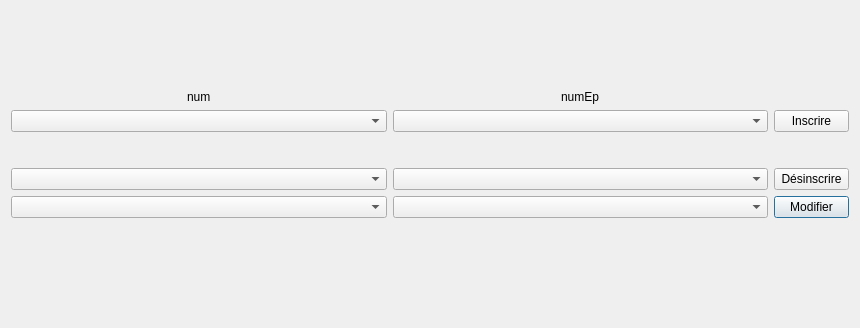
<?xml version="1.0" encoding="UTF-8"?>
<ui version="4.0">
 <class>Dialog</class>
 <widget class="QDialog" name="Dialog">
  <property name="geometry">
   <rect>
    <x>0</x>
    <y>0</y>
    <width>860</width>
    <height>328</height>
   </rect>
  </property>
  <property name="windowTitle">
   <string>3.1 Gérer les inscriptions à des épreuves</string>
  </property>
  <layout class="QVBoxLayout" name="verticalLayout_7">
   <item>
    <spacer name="verticalSpacer">
     <property name="orientation">
      <enum>Qt::Vertical</enum>
     </property>
     <property name="sizeHint" stdset="0">
      <size>
       <width>20</width>
       <height>40</height>
      </size>
     </property>
    </spacer>
   </item>
   <item>
    <layout class="QGridLayout" name="gridLayout">
     <item row="4" column="1">
      <widget class="QComboBox" name="numEp_comboBox3"/>
     </item>
     <item row="4" column="0">
      <widget class="QComboBox" name="num_comboBox3"/>
     </item>
     <item row="4" column="2">
      <widget class="QPushButton" name="boutonModifier">
       <property name="minimumSize">
        <size>
         <width>75</width>
         <height>0</height>
        </size>
       </property>
       <property name="maximumSize">
        <size>
         <width>75</width>
         <height>16777215</height>
        </size>
       </property>
       <property name="text">
        <string>Modifier</string>
       </property>
      </widget>
     </item>
     <item row="3" column="1">
      <widget class="QComboBox" name="numEp_comboBox2"/>
     </item>
     <item row="3" column="0">
      <widget class="QComboBox" name="num_comboBox2">
       <property name="enabled">
        <bool>true</bool>
       </property>
      </widget>
     </item>
     <item row="3" column="2">
      <widget class="QPushButton" name="boutonSupprimer">
       <property name="minimumSize">
        <size>
         <width>75</width>
         <height>0</height>
        </size>
       </property>
       <property name="maximumSize">
        <size>
         <width>75</width>
         <height>16777215</height>
        </size>
       </property>
       <property name="text">
        <string>Désinscrire</string>
       </property>
      </widget>
     </item>
     <item row="1" column="2">
      <widget class="QPushButton" name="boutonInscrire">
       <property name="minimumSize">
        <size>
         <width>75</width>
         <height>0</height>
        </size>
       </property>
       <property name="maximumSize">
        <size>
         <width>75</width>
         <height>16777215</height>
        </size>
       </property>
       <property name="text">
        <string>Inscrire</string>
       </property>
      </widget>
     </item>
     <item row="1" column="1">
      <widget class="QComboBox" name="numEp_comboBox1"/>
     </item>
     <item row="1" column="0">
      <widget class="QComboBox" name="num_comboBox1"/>
     </item>
     <item row="0" column="0" alignment="Qt::AlignHCenter|Qt::AlignVCenter">
      <widget class="QLabel" name="label">
       <property name="text">
        <string>num</string>
       </property>
      </widget>
     </item>
     <item row="0" column="1" alignment="Qt::AlignHCenter">
      <widget class="QLabel" name="label_2">
       <property name="text">
        <string>numEp</string>
       </property>
      </widget>
     </item>
     <item row="2" column="1">
      <spacer name="verticalSpacer_3">
       <property name="orientation">
        <enum>Qt::Vertical</enum>
       </property>
       <property name="sizeType">
        <enum>QSizePolicy::Maximum</enum>
       </property>
       <property name="sizeHint" stdset="0">
        <size>
         <width>20</width>
         <height>30</height>
        </size>
       </property>
      </spacer>
     </item>
    </layout>
   </item>
   <item>
    <widget class="QLabel" name="label_editeurInscriptions">
     <property name="text">
      <string/>
     </property>
    </widget>
   </item>
   <item>
    <spacer name="verticalSpacer_2">
     <property name="orientation">
      <enum>Qt::Vertical</enum>
     </property>
     <property name="sizeHint" stdset="0">
      <size>
       <width>20</width>
       <height>40</height>
      </size>
     </property>
    </spacer>
   </item>
  </layout>
 </widget>
 <resources/>
 <connections>
  <connection>
   <sender>boutonInscrire</sender>
   <signal>clicked()</signal>
   <receiver>Dialog</receiver>
   <slot>ajouterInscription()</slot>
   <hints>
    <hint type="sourcelabel">
     <x>794</x>
     <y>85</y>
    </hint>
    <hint type="destinationlabel">
     <x>419</x>
     <y>113</y>
    </hint>
   </hints>
  </connection>
  <connection>
   <sender>boutonModifier</sender>
   <signal>clicked()</signal>
   <receiver>Dialog</receiver>
   <slot>modifierInscription()</slot>
   <hints>
    <hint type="sourcelabel">
     <x>794</x>
     <y>160</y>
    </hint>
    <hint type="destinationlabel">
     <x>419</x>
     <y>113</y>
    </hint>
   </hints>
  </connection>
  <connection>
   <sender>boutonSupprimer</sender>
   <signal>clicked()</signal>
   <receiver>Dialog</receiver>
   <slot>supprimerInscription()</slot>
   <hints>
    <hint type="sourcelabel">
     <x>794</x>
     <y>135</y>
    </hint>
    <hint type="destinationlabel">
     <x>419</x>
     <y>113</y>
    </hint>
   </hints>
  </connection>
  <connection>
   <sender>num_comboBox1</sender>
   <signal>activated(QString)</signal>
   <receiver>Dialog</receiver>
   <slot>refreshNumComboBox1()</slot>
   <hints>
    <hint type="sourcelabel">
     <x>178</x>
     <y>96</y>
    </hint>
    <hint type="destinationlabel">
     <x>391</x>
     <y>125</y>
    </hint>
   </hints>
  </connection>
  <connection>
   <sender>num_comboBox2</sender>
   <signal>activated(QString)</signal>
   <receiver>Dialog</receiver>
   <slot>refreshNumComboBox2()</slot>
   <hints>
    <hint type="sourcelabel">
     <x>178</x>
     <y>146</y>
    </hint>
    <hint type="destinationlabel">
     <x>391</x>
     <y>125</y>
    </hint>
   </hints>
  </connection>
  <connection>
   <sender>numEp_comboBox3</sender>
   <signal>activated(QString)</signal>
   <receiver>Dialog</receiver>
   <slot>refreshNumEpComboBox3()</slot>
   <hints>
    <hint type="sourcelabel">
     <x>582</x>
     <y>210</y>
    </hint>
    <hint type="destinationlabel">
     <x>429</x>
     <y>163</y>
    </hint>
   </hints>
  </connection>
  <connection>
   <sender>numEp_comboBox2</sender>
   <signal>activated(QString)</signal>
   <receiver>Dialog</receiver>
   <slot>refreshNumEpComboBox2()</slot>
   <hints>
    <hint type="sourcelabel">
     <x>582</x>
     <y>185</y>
    </hint>
    <hint type="destinationlabel">
     <x>429</x>
     <y>163</y>
    </hint>
   </hints>
  </connection>
  <connection>
   <sender>num_comboBox3</sender>
   <signal>activated(QString)</signal>
   <receiver>Dialog</receiver>
   <slot>refreshNumComboBox3()</slot>
   <hints>
    <hint type="sourcelabel">
     <x>197</x>
     <y>210</y>
    </hint>
    <hint type="destinationlabel">
     <x>429</x>
     <y>163</y>
    </hint>
   </hints>
  </connection>
 </connections>
 <slots>
  <slot>ajouterInscription()</slot>
  <slot>supprimerInscription()</slot>
  <slot>modifierInscription()</slot>
  <slot>refreshNumComboBox1()</slot>
  <slot>refreshNumComboBox2()</slot>
  <slot>refreshNumComboBox3()</slot>
  <slot>refreshNumEpComboBox3()</slot>
  <slot>refreshNumEpComboBox2()</slot>
 </slots>
</ui>
